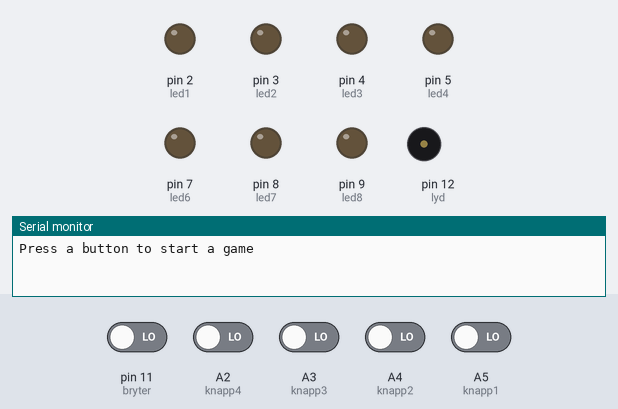
Bench run of a sketch on a simulated Arduino Uno, built with avr-gcc and run on an emulated ATmega328P. Parts: output pins drawn as LEDs (lit = HIGH), buzzer (waves = sounding), the last lines printed to the serial monitor. Dashed ring = blinking. The test bench sets the inputs (shaded band); at power-on: A2 (knapp4), A3 (knapp3), A4 (knapp2), A5 (knapp1), pin 11 (bryter) LOW. Random numbers use the default seed unless the sketch sets one.

Above: at 1.2 s.
1.3 s: A2 (knapp4) driven HIGH
At 2.19 s:
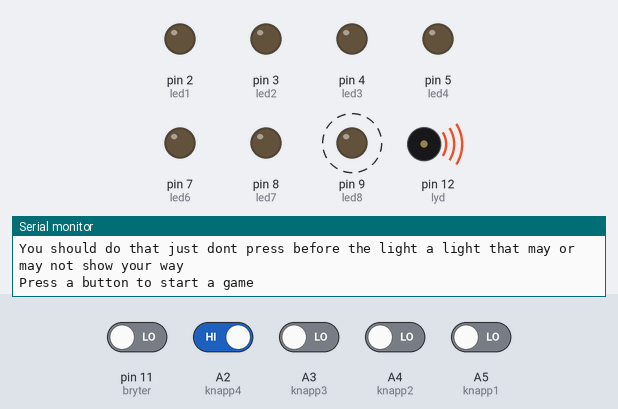
4.3 s: A2 (knapp4) driven LOW
At 7.1 s:
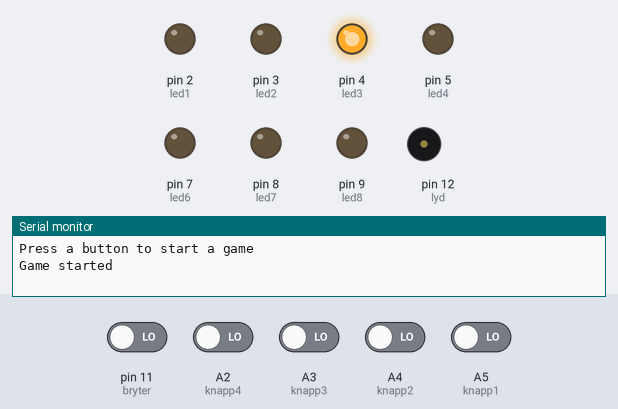
7.3 s: A3 (knapp3) driven HIGH
At 10.1 s:
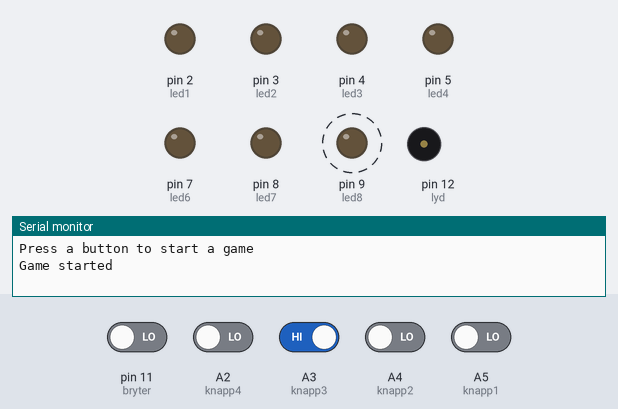
10.3 s: A3 (knapp3) driven LOW
At 13.0 s:
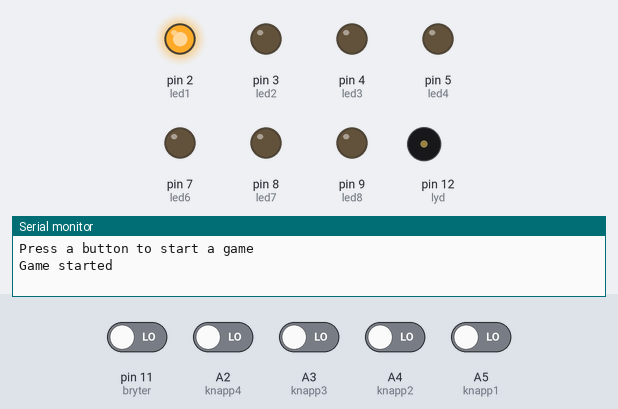
13.3 s: A5 (knapp1) driven HIGH
At 16.1 s:
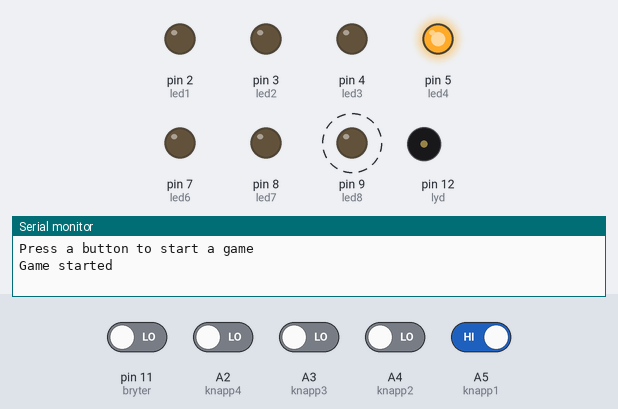
Timing chart, 0 to 17.3 s (numbered marks = the images above; inputs shaded):
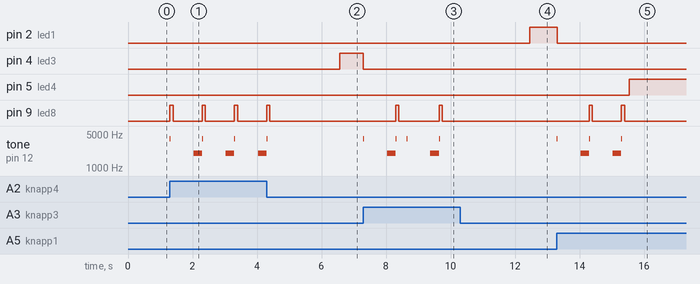

The sketch:

Eksamen_Oppgave_3.ino
```cpp
// Oppgave 14 - Terningkast - 05.04.2018 - MHP

//DEFINASJONER

#define ledtidrod 100
#define ledtidblaa 500
#define ledtidgronn 500
#define prell 300
#define prells 700
#define lydtid 25
#define lydferdig 500

// KONSTANTER:
const byte led1 = 2;
const byte led2 = 3;
const byte led3 = 4;
const byte led4 = 5;
const byte led6 = 7;
const byte led7 = 8;
const byte led8 = 9;
const byte bryter = 11;
const byte lyd = 12;
const byte led13 = 13;
const byte knapp1 = A5;
const byte knapp2 = A4;
const byte knapp3 = A3;
const byte knapp4 = A2;
const byte dummyKnapp = LOW;

// VARIABLER:
byte ran;
int i;
int leds[4] = {led1, led2, led3, led4};
int knapps[5] = {knapp1, knapp2, knapp3, knapp4, dummyKnapp};
int ledState = LOW;
unsigned long previousMillis;
unsigned long previousMillis2;
unsigned long previousMillis3;
unsigned long previousMillis4;
unsigned long previousMillis5;
unsigned long previousMillis6;
byte again = 1;
int tidran;
int totaltime;
byte rounds;
byte activates;
byte once;
byte maks;
char thelight[] = "You should do that"
                  " just dont press before the light"
                  " a light that may or may not show your way ";

// SETUP:
void setup() {
  Serial.begin(9600);
  pinMode(led1, OUTPUT);
  pinMode(led2, OUTPUT);
  pinMode(led3, OUTPUT);
  pinMode(led4, OUTPUT);
  pinMode(led6, OUTPUT);
  pinMode(led7, OUTPUT);
  pinMode(led8, OUTPUT);
  pinMode(lyd, OUTPUT);
  pinMode(knapp1, INPUT);
  pinMode(knapp2, INPUT);
  pinMode(knapp3, INPUT);
  pinMode(knapp4, INPUT);
  pinMode(bryter, INPUT);
  Serial.println("Press a button to start a game");
}

// FUNKSJONER:


// HOVUDPROGRAM:
void loop() {
  unsigned long currentMillis = millis();
  if (rounds == 11) {
    Serial.print("Average in milliseconds ");
    Serial.println(totaltime / 10); //print averge time
    rounds = 0; //reset rounds
    totaltime = 0;  //reset average time
    Serial.println("Press a button to start a game");
    digitalWrite(led6, HIGH);
    digitalWrite(led7, HIGH);
    previousMillis5 = currentMillis;
    previousMillis6 = currentMillis; //referense for prell when starting after a set
    tone(lyd, 4000, lydferdig);

  }
  if (rounds == 0 && currentMillis - previousMillis6 >= prell) {
    for (i = 0; i <= 3; i++) {
      if (digitalRead(knapps[i]) == HIGH) {
        activates = 1; // if a button is activated it activate
      }
    }

    if (activates == 1) { // this
      Serial.println("Game started");
      tone(lyd, 4000, lydtid);
      digitalWrite(led8, HIGH);
      again = 1;
      ran = 4;
      rounds++;
      tidran = random(100, 3000);
      previousMillis2 = currentMillis;
      previousMillis4 = currentMillis;
    }
  }
  activates = 0;

  if (currentMillis - previousMillis4 >= ledtidrod) {
    digitalWrite(led8, LOW);
  }
  if (currentMillis - previousMillis5 >= ledtidblaa) {
    digitalWrite(led6, LOW);
    digitalWrite(led7, LOW);
  }

  if (rounds != 11 && rounds != 0) {
    if (currentMillis - previousMillis2 >= tidran && again == 1) {
      ran = random(0, 4);
      digitalWrite(leds[ran], HIGH);
      again = 0;
      previousMillis3 = currentMillis;
    }


    if (digitalRead(knapps[ran]) == HIGH && ran != 4) {
      tone(lyd, 4000, lydtid);
      Serial.println("Correct");
      Serial.println("\t");
      Serial.print("Round ");
      Serial.println(rounds);
      Serial.println("\t");
      Serial.print("Time in milliseconds ");
      Serial.println(currentMillis - previousMillis3);
      totaltime = totaltime + currentMillis - previousMillis3;
      Serial.println("\t");
      Serial.println("\t");
      for (i = 0; i <= 3; i++) {
        digitalWrite(leds[i], LOW);
      }
      again = 1;
      ran = 4;
      rounds++;
      tidran = random(100, 3000);
      previousMillis2 = currentMillis;
    }
    if (ran == 4 && currentMillis - previousMillis2 >= prells) {
      for (i = 0; i <= 3; i++) {
        if (digitalRead(knapps[i]) == HIGH) {
          maks++;
        }
      }
      if (maks >= 2) {
        Serial.println(thelight);
        tone(lyd, 2000, lydferdig);
        Serial.println("Press a button to start a game");
        previousMillis6 = currentMillis;
        maks = 0;
        rounds = 0;
      }
    }

  }
  if (digitalRead(bryter) == HIGH) {
    if (currentMillis - previousMillis >= ledtidgronn) {
      previousMillis = currentMillis;
      if (ledState == LOW) {
        ledState = HIGH;
      } else {
        ledState = LOW;
      }
      digitalWrite(led13, ledState);
    }
  } else {
    digitalWrite(led13, LOW);
  }
}
```

Measured:
- after the input at 1.3 s, pin 9 (led8): alternates HIGH for 0.10 s and LOW for 0.90 s, starting at once; tone on pin 12 (lyd): silent → 4000 Hz at once, then repeats every 1.0 s: silent 0.71 s, 2000 Hz 0.27 s, 4000 Hz 0.03 s
- after the input at 4.3 s, pin 4 (led3): LOW → HIGH after 2.3 s
- after the input at 7.3 s, pin 4 (led3): HIGH → LOW at once; pin 9 (led8): alternates HIGH for 0.10 s and LOW for 1.2 s, starting after 1.0 s; tone on pin 12 (lyd): plays 4000 Hz for 0.03 s, 2000 Hz for 0.27 s, 4000 Hz for 0.03 s, 4000 Hz for 0.03 s, 2000 Hz for 0.27 s, 4000 Hz for 0.03 s, starting at once
- after the input at 10.3 s, pin 2 (led1): LOW → HIGH after 2.2 s
- after the input at 13.3 s, pin 2 (led1): HIGH → LOW at once; pin 5 (led4): LOW → HIGH after 2.2 s
